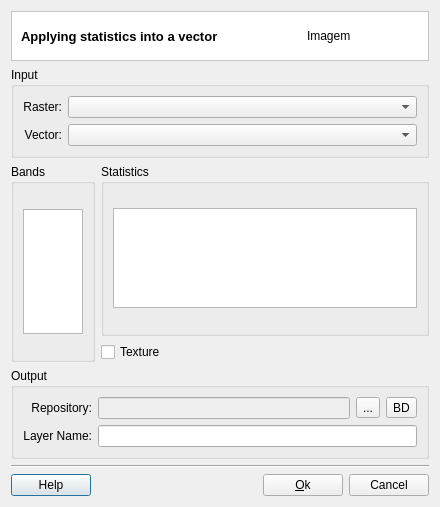
<?xml version="1.0" encoding="UTF-8"?>
<ui version="4.0">
 <class>RasterToVectorDialogForm</class>
 <widget class="QDialog" name="RasterToVectorDialogForm">
  <property name="geometry">
   <rect>
    <x>0</x>
    <y>0</y>
    <width>440</width>
    <height>507</height>
   </rect>
  </property>
  <property name="windowTitle">
   <string>Dialog</string>
  </property>
  <layout class="QGridLayout" name="gridLayout_18">
   <item row="0" column="0">
    <layout class="QGridLayout" name="gridLayout_17">
     <item row="0" column="0">
      <widget class="QFrame" name="frame_2">
       <property name="styleSheet">
        <string notr="true">QWidget { background: white }</string>
       </property>
       <property name="frameShape">
        <enum>QFrame::StyledPanel</enum>
       </property>
       <property name="frameShadow">
        <enum>QFrame::Sunken</enum>
       </property>
       <layout class="QGridLayout" name="gridLayout" columnstretch="1,0">
        <property name="topMargin">
         <number>0</number>
        </property>
        <property name="bottomMargin">
         <number>0</number>
        </property>
        <property name="horizontalSpacing">
         <number>9</number>
        </property>
        <item row="0" column="1">
         <widget class="QLabel" name="m_imgLabel">
          <property name="minimumSize">
           <size>
            <width>112</width>
            <height>48</height>
           </size>
          </property>
          <property name="maximumSize">
           <size>
            <width>48</width>
            <height>48</height>
           </size>
          </property>
          <property name="text">
           <string>Imagem</string>
          </property>
         </widget>
        </item>
        <item row="0" column="0">
         <widget class="QLabel" name="m_datasourceTypeTitleLabel">
          <property name="font">
           <font>
            <pointsize>10</pointsize>
            <weight>75</weight>
            <bold>true</bold>
           </font>
          </property>
          <property name="text">
           <string>Applying statistics into a vector</string>
          </property>
         </widget>
        </item>
       </layout>
      </widget>
     </item>
     <item row="1" column="0">
      <widget class="QGroupBox" name="m_inRasterGroupBox">
       <property name="sizePolicy">
        <sizepolicy hsizetype="MinimumExpanding" vsizetype="Preferred">
         <horstretch>0</horstretch>
         <verstretch>0</verstretch>
        </sizepolicy>
       </property>
       <property name="title">
        <string>Input</string>
       </property>
       <layout class="QGridLayout" name="gridLayout_14">
        <item row="0" column="0">
         <layout class="QGridLayout" name="gridLayout_13">
          <item row="0" column="0">
           <layout class="QGridLayout" name="gridLayout_7">
            <item row="0" column="0">
             <widget class="QLabel" name="label">
              <property name="text">
               <string>Raster:</string>
              </property>
              <property name="alignment">
               <set>Qt::AlignRight|Qt::AlignTrailing|Qt::AlignVCenter</set>
              </property>
             </widget>
            </item>
            <item row="1" column="0">
             <widget class="QLabel" name="label_2">
              <property name="text">
               <string>Vector:</string>
              </property>
              <property name="alignment">
               <set>Qt::AlignRight|Qt::AlignTrailing|Qt::AlignVCenter</set>
              </property>
             </widget>
            </item>
           </layout>
          </item>
          <item row="0" column="1">
           <layout class="QGridLayout" name="gridLayout_8">
            <item row="0" column="0">
             <widget class="QComboBox" name="m_inRasterComboBox">
              <property name="sizePolicy">
               <sizepolicy hsizetype="MinimumExpanding" vsizetype="Fixed">
                <horstretch>0</horstretch>
                <verstretch>0</verstretch>
               </sizepolicy>
              </property>
             </widget>
            </item>
            <item row="1" column="0">
             <widget class="QComboBox" name="m_inVectorComboBox">
              <property name="sizePolicy">
               <sizepolicy hsizetype="MinimumExpanding" vsizetype="Fixed">
                <horstretch>0</horstretch>
                <verstretch>0</verstretch>
               </sizepolicy>
              </property>
             </widget>
            </item>
           </layout>
          </item>
         </layout>
        </item>
       </layout>
      </widget>
     </item>
     <item row="2" column="0">
      <layout class="QGridLayout" name="gridLayout_16">
       <item row="0" column="0">
        <widget class="QGroupBox" name="m_bandsGroupBox">
         <property name="sizePolicy">
          <sizepolicy hsizetype="Fixed" vsizetype="Preferred">
           <horstretch>0</horstretch>
           <verstretch>0</verstretch>
          </sizepolicy>
         </property>
         <property name="title">
          <string>Bands</string>
         </property>
         <layout class="QGridLayout" name="gridLayout_11">
          <item row="0" column="0">
           <widget class="QListWidget" name="m_bandsListWidget">
            <property name="maximumSize">
             <size>
              <width>60</width>
              <height>125</height>
             </size>
            </property>
            <property name="selectionMode">
             <enum>QAbstractItemView::MultiSelection</enum>
            </property>
           </widget>
          </item>
         </layout>
        </widget>
       </item>
       <item row="0" column="1">
        <layout class="QGridLayout" name="gridLayout_15">
         <item row="0" column="0">
          <widget class="QGroupBox" name="m_statisticsGroupBox">
           <property name="title">
            <string>Statistics</string>
           </property>
           <layout class="QGridLayout" name="gridLayout_6">
            <item row="0" column="0">
             <widget class="QListWidget" name="m_statisticsListWidget">
              <property name="maximumSize">
               <size>
                <width>16777215</width>
                <height>100</height>
               </size>
              </property>
              <property name="selectionMode">
               <enum>QAbstractItemView::MultiSelection</enum>
              </property>
             </widget>
            </item>
           </layout>
          </widget>
         </item>
         <item row="1" column="0">
          <widget class="QCheckBox" name="m_textureCheckBox">
           <property name="text">
            <string>Texture</string>
           </property>
          </widget>
         </item>
        </layout>
       </item>
      </layout>
     </item>
     <item row="3" column="0">
      <widget class="QGroupBox" name="groupBox_3">
       <property name="sizePolicy">
        <sizepolicy hsizetype="Preferred" vsizetype="Preferred">
         <horstretch>0</horstretch>
         <verstretch>0</verstretch>
        </sizepolicy>
       </property>
       <property name="title">
        <string>Output</string>
       </property>
       <property name="checkable">
        <bool>false</bool>
       </property>
       <layout class="QGridLayout" name="gridLayout_12">
        <item row="0" column="0">
         <layout class="QGridLayout" name="gridLayout_10">
          <item row="0" column="0">
           <layout class="QGridLayout" name="gridLayout_5">
            <item row="0" column="0">
             <widget class="QLabel" name="label_4">
              <property name="text">
               <string>Repository:</string>
              </property>
              <property name="alignment">
               <set>Qt::AlignRight|Qt::AlignTrailing|Qt::AlignVCenter</set>
              </property>
             </widget>
            </item>
            <item row="1" column="0">
             <widget class="QLabel" name="label_3">
              <property name="text">
               <string>Layer Name:</string>
              </property>
              <property name="alignment">
               <set>Qt::AlignRight|Qt::AlignTrailing|Qt::AlignVCenter</set>
              </property>
             </widget>
            </item>
           </layout>
          </item>
          <item row="0" column="1">
           <layout class="QGridLayout" name="gridLayout_9">
            <item row="0" column="0">
             <layout class="QGridLayout" name="gridLayout_3">
              <item row="0" column="0">
               <widget class="QLineEdit" name="m_repositoryLineEdit">
                <property name="enabled">
                 <bool>false</bool>
                </property>
               </widget>
              </item>
              <item row="0" column="1">
               <widget class="QToolButton" name="m_targetFileToolButton">
                <property name="minimumSize">
                 <size>
                  <width>0</width>
                  <height>0</height>
                 </size>
                </property>
                <property name="text">
                 <string>...</string>
                </property>
               </widget>
              </item>
              <item row="0" column="2">
               <widget class="QToolButton" name="m_targetDatasourceToolButton">
                <property name="minimumSize">
                 <size>
                  <width>0</width>
                  <height>0</height>
                 </size>
                </property>
                <property name="text">
                 <string>BD</string>
                </property>
               </widget>
              </item>
             </layout>
            </item>
            <item row="1" column="0">
             <widget class="QLineEdit" name="m_newLayerNameLineEdit">
              <property name="readOnly">
               <bool>false</bool>
              </property>
             </widget>
            </item>
           </layout>
          </item>
         </layout>
        </item>
       </layout>
      </widget>
     </item>
     <item row="4" column="0">
      <layout class="QGridLayout" name="gridLayout_4">
       <item row="0" column="0">
        <widget class="Line" name="line_2">
         <property name="orientation">
          <enum>Qt::Horizontal</enum>
         </property>
        </widget>
       </item>
       <item row="1" column="0">
        <layout class="QGridLayout" name="gridLayout_2">
         <item row="0" column="0">
          <widget class="te::qt::widgets::HelpPushButton" name="m_helpPushButton">
           <property name="text">
            <string>Help</string>
           </property>
          </widget>
         </item>
         <item row="0" column="1">
          <spacer name="horizontalSpacer">
           <property name="orientation">
            <enum>Qt::Horizontal</enum>
           </property>
           <property name="sizeHint" stdset="0">
            <size>
             <width>40</width>
             <height>20</height>
            </size>
           </property>
          </spacer>
         </item>
         <item row="0" column="2">
          <widget class="QPushButton" name="m_okPushButton">
           <property name="text">
            <string>&amp;Ok</string>
           </property>
          </widget>
         </item>
         <item row="0" column="3">
          <widget class="QPushButton" name="m_cancelPushButton">
           <property name="text">
            <string>Cancel</string>
           </property>
          </widget>
         </item>
        </layout>
       </item>
      </layout>
     </item>
    </layout>
   </item>
  </layout>
 </widget>
 <customwidgets>
  <customwidget>
   <class>te::qt::widgets::HelpPushButton</class>
   <extends>QPushButton</extends>
   <header>terralib/qt/widgets/help/HelpPushButton.h</header>
  </customwidget>
 </customwidgets>
 <resources/>
 <connections/>
</ui>
